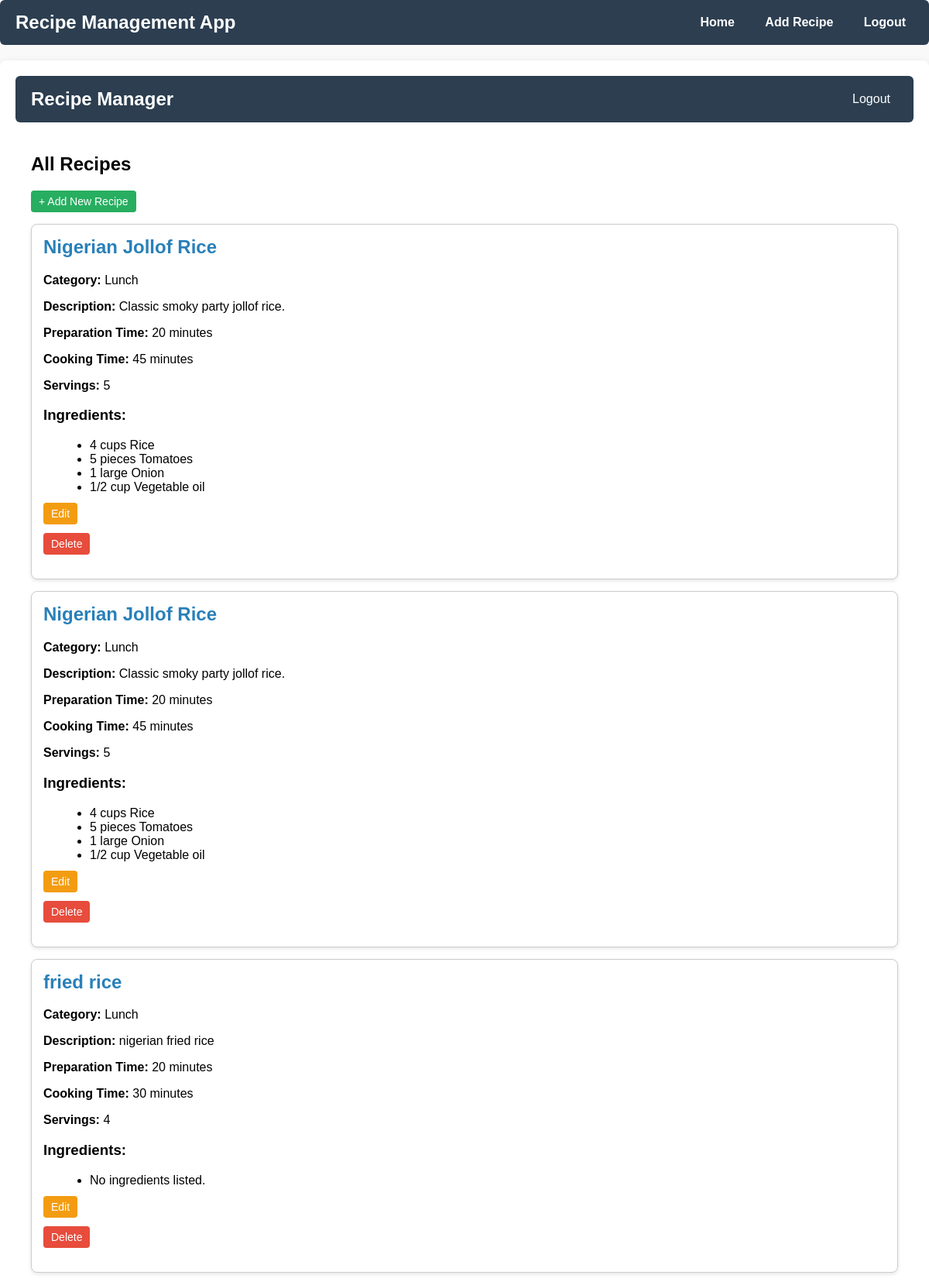
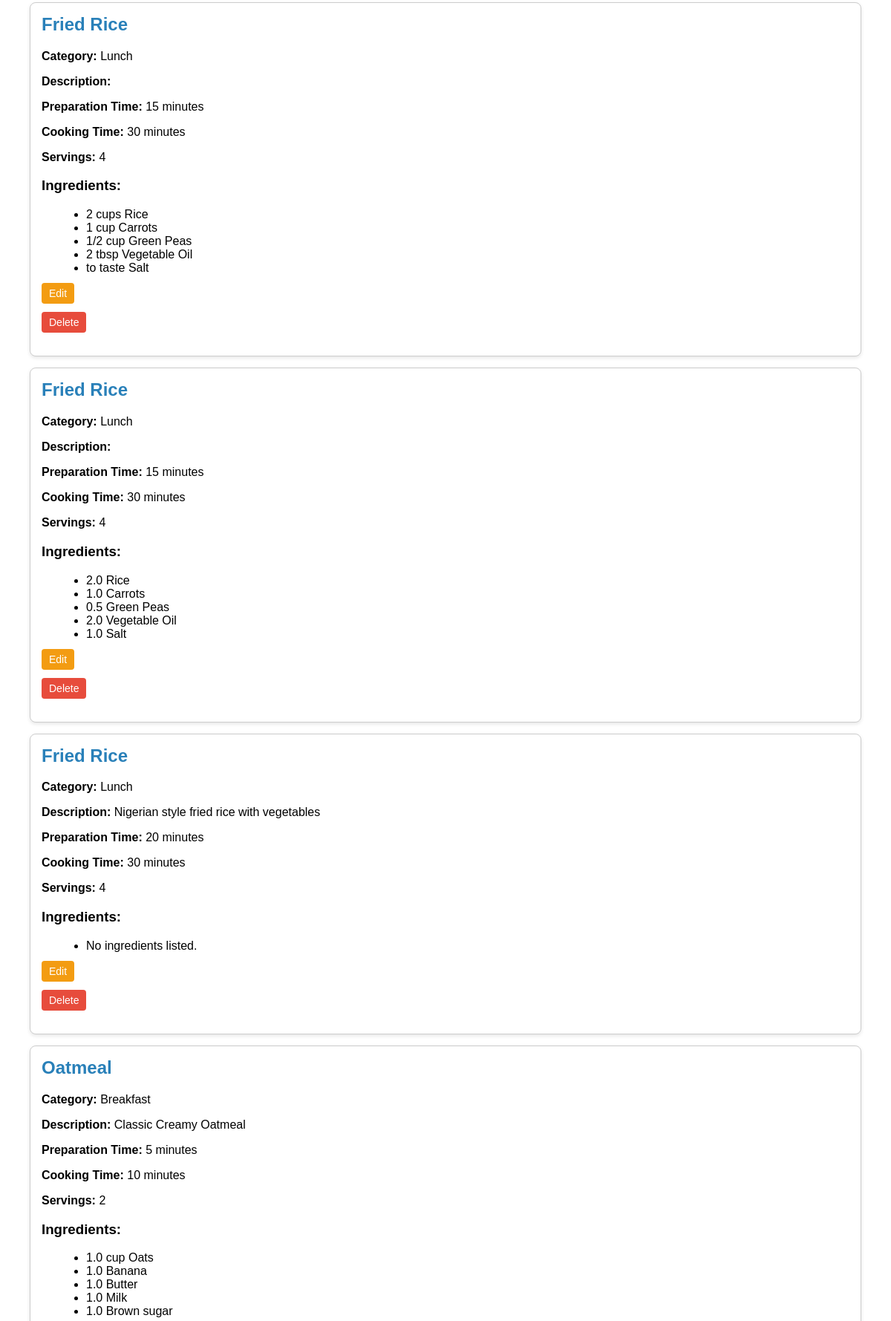
The app's page / (signed in, upper part) with its own data (2 pictures, top to bottom).
### recipes/models.py (models this page shows, shortened)
class Recipe(models.Model):
    CATEGORY_CHOICES = [
        ('Breakfast', 'Breakfast'),
        ('Lunch', 'Lunch'),
        ('Dinner', 'Dinner'),
        ('Dessert', 'Dessert'),
    ]
    title = models.CharField(max_length=255)
    description = models.TextField(blank=True)
    category = models.CharField(max_length=50, choices=CATEGORY_CHOICES)
    preparation_time = models.IntegerField(help_text="Time in minutes")
    cooking_time = models.IntegerField(help_text="Time in minutes")
    servings = models.IntegerField()
    cooking_method = models.TextField(
        blank=True,
        help_text="Describe the step-by-step cooking method or instructions."
    )
    created_at = models.DateTimeField(auto_now_add=True)
    owner = models.ForeignKey(
    User,
    on_delete=models.CASCADE,
    related_name='recipes',
    null=True,  # temporarily allow null for migration
    blank=True
)

class Ingredient(models.Model):
    recipe = models.ForeignKey(
        Recipe,
        related_name='ingredients',
        on_delete=models.CASCADE,
        null=True,
        blank=True
    )
    name = models.CharField(max_length=100)
    quantity = models.CharField(max_length=50)  # 👈 allows text like "2 cups" or "to taste"
    unit = models.CharField(max_length=50, blank=True)  # optional, can hold 'grams', 'cups', etc.

### recipes/views.py (the view)
# urls.py: path('', views.recipe_list, name='recipe-list'),
@login_required(login_url='login')
def recipe_list(request):
    recipes = Recipe.objects.all().order_by('-created_at')
    return render(request, 'recipes/recipe_list.html', {'recipes': recipes})

### recipes/templates/recipes/recipe_list.html (shortened to what this page needs)
{% extends 'base.html' %}
{% block content %}
</head>
<body>
    <header>
        <h1>Recipe Manager</h1>
        <nav>
            {% if user.is_authenticated %}
                <form method="post" action="{% url 'logout' %}" style="display:inline;">
                    <button type="submit">Logout</button>
                </form>
            {% else %}
                <a href="{% url 'login' %}">Login</a>
                <a href="{% url 'signup' %}">Sign Up</a>
            {% endif %}
        </nav>
    </header>
    <main>
        <h2>All Recipes</h2>
        <a href="{% url 'recipe-create' %}" class="btn-add">+ Add New Recipe</a>
        {% for recipe in recipes %}
        <div class="recipe">
            <h2>{{ recipe.title }}</h2>
            <p><strong>Category:</strong> {{ recipe.category }}</p>
            <p><strong>Description:</strong> {{ recipe.description }}</p>
            <p><strong>Preparation Time:</strong> {{ recipe.preparation_time }} minutes</p>
            <p><strong>Cooking Time:</strong> {{ recipe.cooking_time }} minutes</p>
            <p><strong>Servings:</strong> {{ recipe.servings }}</p>
            <h3>Ingredients:</h3>
            <ul class="ingredients">
                {% for ingredient in recipe.ingredients.all %}
                    <li>{{ ingredient.quantity }} {{ ingredient.unit }} {{ ingredient.name }}</li>
                {% empty %}
                    <li>No ingredients listed.</li>
                {% endfor %}
            </ul>
            <p>
                <a href="{% url 'recipe-edit' pk=recipe.id %}" class="btn-edit">Edit</a>
                <form action="{% url 'recipe-delete' pk=recipe.id %}" method="post" style="display:inline;">
                    <button type="submit" class="btn-delete">Delete</button>
                </form>
            </p>
        </div>
        {% empty %}
        <p>No recipes found.</p>
        {% endfor %}
    </main>
{% endblock %}

### recipes/templates/base.html (shortened to what this page needs)
<!DOCTYPE html>
<html lang="en">
<head>
</head>
<body>
    <header>
        <h1>Recipe Management App</h1>
        <nav>
            {% if user.is_authenticated %}
                <a href="{% url 'recipe-list' %}">Home</a>
                <a href="{% url 'recipe-create' %}">Add Recipe</a>
                <a href="{% url 'logout' %}">Logout</a>
            {% else %}
                <a href="{% url 'login' %}">Login</a>
                <a href="{% url 'signup' %}">Signup</a>
            {% endif %}
        </nav>
    </header>
    <main class="container">
        {% block content %}
        {% endblock %}
    </main>
</body>
</html>

### recipes/templates/base.html (style rules this page uses)
body { font-family: Arial, sans-serif; margin: 40px; background-color: #f8f9fa; }
header { background-color: #2c3e50; color: white; padding: 15px; border-radius: 6px; display: flex; justify-content: space-between; align-items: center; }
header h1 { margin: 0; font-size: 24px; }
nav a { color: white; margin-left: 15px; text-decoration: none; font-weight: bold; }
.container { background-color: white; padding: 20px; border-radius: 8px; box-shadow: 0 2px 8px rgba(0, 0, 0, 0.1); margin-top: 20px; }
button, .btn { display: inline-block; padding: 8px 12px; background-color: #3498db; color: white; border: none; border-radius: 5px; cursor: pointer; }

### recipes/templates/recipes/recipe_list.html (style rules this page uses)
body { font-family: Arial, sans-serif; margin: 0; background-color: #f9f9f9; }
header { background-color: #2c3e50; color: white; padding: 15px 20px; display: flex; justify-content: space-between; align-items: center; }
header h1 { margin: 0; font-size: 24px; }
nav a, nav form button { color: white; text-decoration: none; margin-left: 15px; background: transparent; border: none; cursor: pointer; font-size: 16px; }
main { padding: 20px; }
.recipe { border: 1px solid #ccc; padding: 15px; margin-bottom: 15px; border-radius: 8px; background-color: #fff; box-shadow: 0 2px 5px rgba(0,0,0,0.1); }
.recipe h2 { margin-top: 0; color: #2980b9; }
.ingredients { margin-left: 20px; }
a, button { text-decoration: none; color: #fff; padding: 6px 10px; border-radius: 4px; font-size: 14px; border: none; cursor: pointer; }
.btn-add { background-color: #27ae60; margin-bottom: 15px; display: inline-block; }
.btn-edit { background-color: #f39c12; }
.btn-delete { background-color: #e74c3c; }

### records on screen
Recipe: title "Nigerian Jollof Rice", category "Lunch", description "Classic smoky party jollof rice.", preparation_time "20", cooking_time "45", servings "5"
Ingredient: quantity "4", unit "cups", name "Rice"
Ingredient: quantity "5", unit "pieces", name "Tomatoes"
Ingredient: quantity "1", unit "large", name "Onion"
Ingredient: quantity "1/2", unit "cup", name "Vegetable oil"
Recipe: title "Nigerian Jollof Rice", category "Lunch", description "Classic smoky party jollof rice.", preparation_time "20", cooking_time "45", servings "5"
Ingredient: quantity "4", unit "cups", name "Rice"
Ingredient: quantity "5", unit "pieces", name "Tomatoes"
Ingredient: quantity "1", unit "large", name "Onion"
Ingredient: quantity "1/2", unit "cup", name "Vegetable oil"
Recipe: title "fried rice", category "Lunch", description "nigerian fried rice", preparation_time "20", cooking_time "30", servings "4"
Recipe: title "Fried Rice", category "Lunch", preparation_time "15", cooking_time "30", servings "4"
Ingredient: quantity "2 cups", name "Rice"
Ingredient: quantity "1 cup", name "Carrots"
Ingredient: quantity "1/2 cup", name "Green Peas"
Ingredient: quantity "2 tbsp", name "Vegetable Oil"
Ingredient: quantity "to taste", name "Salt"
Recipe: title "Fried Rice", category "Lunch", preparation_time "15", cooking_time "30", servings "4"
Ingredient: quantity "2.0", name "Rice"
Ingredient: quantity "1.0", name "Carrots"
Ingredient: quantity "0.5", name "Green Peas"
Ingredient: quantity "2.0", name "Vegetable Oil"
Ingredient: quantity "1.0", name "Salt"
Recipe: title "Fried Rice", category "Lunch", description "Nigerian style fried rice with vegetables", preparation_time "20", cooking_time "30", servings "4"
Recipe: title "Oatmeal", category "Breakfast", description "Classic Creamy Oatmeal", preparation_time "5", cooking_time "10", servings "2"
Ingredient: quantity "1.0", unit "cup", name "Oats"
Ingredient: quantity "1.0", name "Banana"
Ingredient: quantity "1.0", name "Butter"
Ingredient: quantity "1.0", name "Milk"
Ingredient: quantity "1.0", name "Brown sugar"
